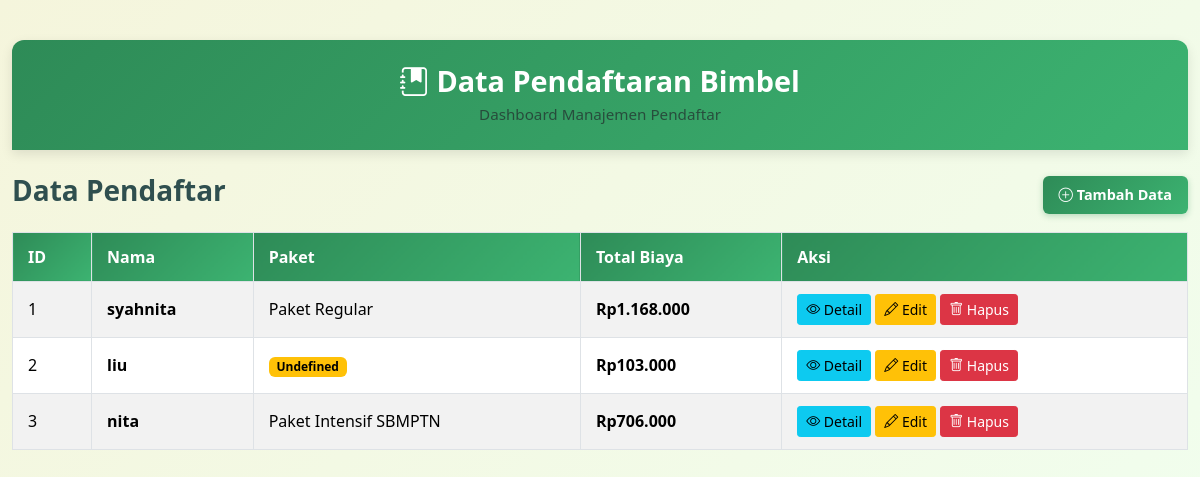
The page / on the database its author committed.
### tables this page shows
CREATE TABLE `pendaftar` (
  `id` int(11) NOT NULL,
  `nama` varchar(100) NOT NULL,
  `email` varchar(100) NOT NULL,
  `paket` varchar(50) NOT NULL,
  `fasilitas` text DEFAULT NULL,
  `lokasi` varchar(50) DEFAULT NULL,
  `metode_pembayaran` varchar(50) DEFAULT NULL,
  `catatan` text DEFAULT NULL,
  `price1` int(11) DEFAULT NULL,
  `price2` int(11) DEFAULT NULL,
  `price3` int(11) DEFAULT NULL,
  `price4` int(11) DEFAULT NULL,
  `tax` int(11) DEFAULT NULL,
  `taxes` int(11) DEFAULT NULL,
  `total_biaya` int(11) DEFAULT NULL,
  `tanggal_daftar` datetime NOT NULL DEFAULT current_timestamp()
);

### index.php (the view, shortened to what this page needs)
<?php
include 'php/koneksi.php';
?>
<!DOCTYPE html>
<html lang="id">
<head>
    <link href="https://cdn.jsdelivr.net/npm/bootstrap@5.3.2/dist/css/bootstrap.min.css" rel="stylesheet">
    <link rel="stylesheet" href="https://cdn.jsdelivr.net/npm/bootstrap-icons@1.11.1/font/bootstrap-icons.css">
    <link rel="stylesheet" href="style.css">
</head>
<body>
    <div class="container mt-4">
        <div class="header text-center mb-4">
            <h1><i class="bi bi-journal-bookmark-fill"></i> Data Pendaftaran Bimbel</h1>
            <p class="text-muted">Dashboard Manajemen Pendaftar</p>
        </div>
        <div class="d-flex justify-content-between align-items-center mb-3">
            <h3>Data Pendaftar</h3>
            <a href="tambah.php" class="btn btn-primary">
                <i class="bi bi-plus-circle"></i> Tambah Data
            </a>
        </div>
        <?php
        $sql = "SELECT * FROM pendaftar ORDER BY tanggal_daftar DESC";
        $query = mysqli_query($koneksi, $sql);
        $jumlah_data = mysqli_num_rows($query);
        ?>
        <?php if ($jumlah_data == 0): ?>
            <div class="alert alert-info text-center">
                <i class="bi bi-info-circle"></i> Tidak ada data.
            </div>
        <?php else: ?>
            <div class="table-responsive">
                <table class="table table-striped table-bordered">
                    <thead class="table-dark">
                        <tr>
                            <th>ID</th>
                            <th>Nama</th>
                            <th>Paket</th>
                            <th>Total Biaya</th>
                            <th>Aksi</th>
                        </tr>
                    </thead>
                    <tbody>
                        <?php
                        $no = 1;
                        while ($data = mysqli_fetch_assoc($query)):
                            $total_biaya = number_format($data['total_biaya'], 0, ',', '.');
                        ?>
                            <tr>
                                <td><?php echo $no++; ?></td>
                                <td><strong><?php echo htmlspecialchars($data['nama']); ?></strong></td>
                                <td>
                                    <?php
                                    if (empty($data['paket']) || $data['paket'] == 'Undefined') {
                                        echo '<span class="badge bg-warning">Undefined</span>';
                                    } else {
                                        echo htmlspecialchars($data['paket']);
                                    }
                                    ?>
                                </td>
                                <td><strong>Rp<?php echo $total_biaya; ?></strong></td>
                                <td>
                                    <a href="detail.php?id=<?php echo $data['id']; ?>" class="btn btn-info btn-sm">
                                        <i class="bi bi-eye"></i> Detail
                                    </a>
                                    <a href="edit.php?id=<?php echo $data['id']; ?>" class="btn btn-warning btn-sm">
                                        <i class="bi bi-pencil"></i> Edit
                                    </a>
                                    <a href="php/hapus.php?id=<?php echo $data['id']; ?>" class="btn btn-danger btn-sm"
                                       onclick="return confirm('Yakin ingin menghapus data ini?')">
                                        <i class="bi bi-trash"></i> Hapus
                                    </a>
                                </td>
                            </tr>
                        <?php endwhile; ?>
                    </tbody>
                </table>
            </div>
        <?php endif; ?>
    </div>
</body>
</html>

### style.css (style rules this page uses)
:root { --primary-color: #2E8B57; --secondary-color: #3CB371; --accent-color: #F5F5DC; --text-color: #2F4F4F; --light-color: #F0FFF0; --error-color: #dc3545; --success-color: #198754; --card-color: #FFFFFF; --reset-color: #dc3545; --reset-hover: #c82333; }
* { margin: 0; padding: 0; box-sizing: border-box; }
body { background: linear-gradient(135deg, #F5F5DC 0%, #F0FFF0 100%); color: var(--text-color); font-family: 'Segoe UI', Tahoma, Geneva, Verdana, sans-serif; min-height: 100vh; display: flex; flex-direction: column; padding: 1rem 0; }
.header { background: linear-gradient(135deg, var(--primary-color), var(--secondary-color)); color: white; padding: 1.5rem; border-radius: 12px 12px 0 0; box-shadow: 0 4px 12px rgba(0, 0, 0, 0.1); margin-bottom: 0; }
.header h1 { font-size: 1.8rem; font-weight: 700; margin-bottom: 0.3rem; }
.header p { font-size: 0.95rem; opacity: 0.9; margin-bottom: 0; }
.btn-primary { background: linear-gradient(135deg, var(--primary-color), var(--secondary-color)); border: none; border-radius: 6px; padding: 8px 16px; font-weight: 600; font-size: 0.9rem; box-shadow: 0 2px 6px rgba(46, 139, 87, 0.3); color: white; transition: all 0.3s ease; }
h1, h2, h3, h4, h5, h6 { font-weight: 700; }
.table { width: 100%; margin-bottom: 1rem; background-color: var(--card-color); border-collapse: collapse; }
.table th { background: linear-gradient(135deg, var(--primary-color), var(--secondary-color)); color: white; font-weight: 600; padding: 12px 15px; text-align: left; border: 1px solid #dee2e6; }
.table td { padding: 12px 15px; border: 1px solid #dee2e6; vertical-align: middle; }
.table-striped tbody tr:nth-of-type(odd) { background-color: rgba(0, 0, 0, 0.02); }
.table-striped tbody tr:nth-of-type(even) { background-color: var(--card-color); }
.table-bordered { border: 1px solid #dee2e6; }
.table-bordered th, .table-bordered td { border: 1px solid #dee2e6; }
.table-responsive { overflow-x: auto; }
.badge { font-size: 0.75em; font-weight: 600; padding: 0.35em 0.65em; }
.badge.bg-warning { background-color: #ffc107 !important; color: #000; }
.btn-sm { padding: 0.25rem 0.5rem; font-size: 0.875rem; border-radius: 0.2rem; }
.btn-info { background-color: #0dcaf0; border-color: #0dcaf0; }
.btn-warning { background-color: #ffc107; border-color: #ffc107; color: #000; }
.btn-danger { background-color: #dc3545; border-color: #dc3545; }
.container { max-width: 1200px; }

### rows shown on the page
pendaftar: nama "syahnita", paket "Paket Regular", total_biaya "1.168.000"
pendaftar: nama "liu", paket "Undefined", total_biaya "103.000"
pendaftar: nama "nita", paket "Paket Intensif SBMPTN", total_biaya "706.000"
